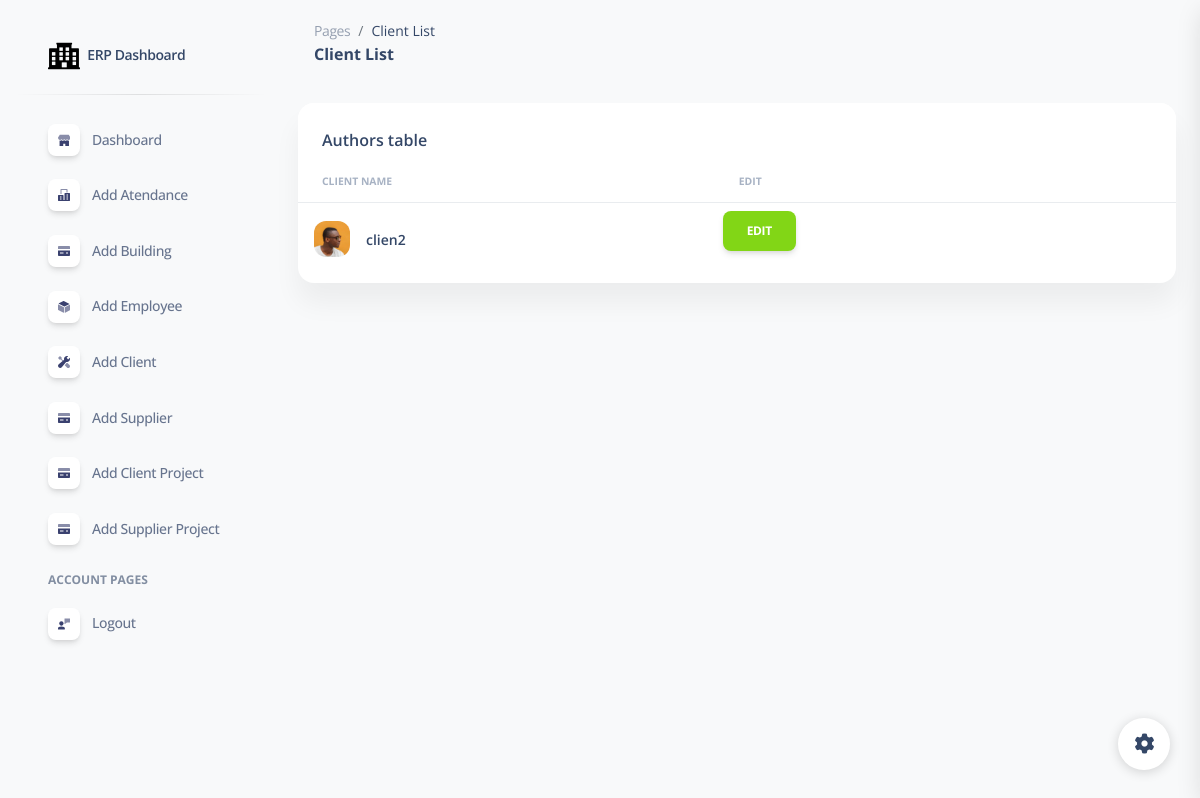
Before: /client_list/ (signed in) with the older database file.
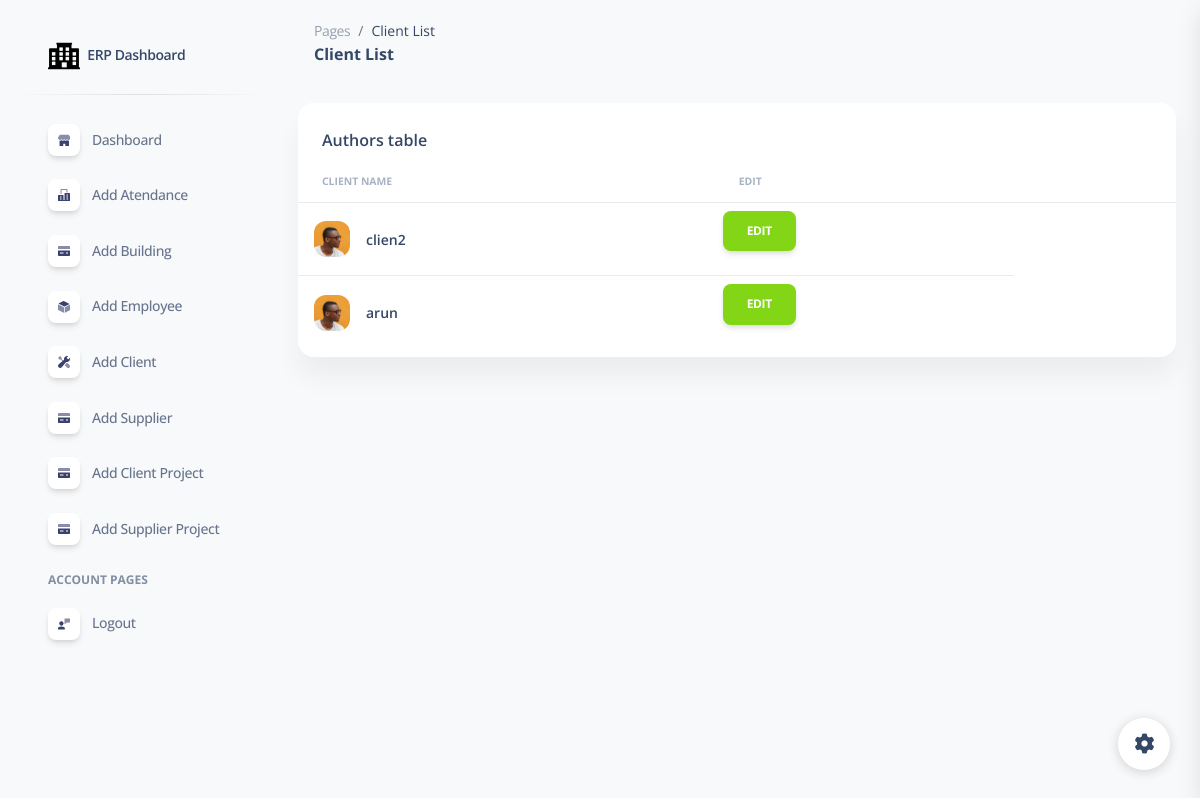
After: the same page with the newer database file.
### erpapp/models.py (models this page shows, shortened)
class Client(models.Model):
    clientname = models.CharField(max_length=255)

### erpapp/views.py (the view)
# urls.py: path('client_list/', client_list, name='client_list'),
@login_required
def client_list(request):
    clients = Client.objects.all()
    return render(request, 'client_list.html', {'clients': clients})

### erpapp/templates/client_list.html (shortened to what the changed rows need)
{% extends 'base.html' %}
{% load static %}
{% block content %}
<!DOCTYPE html>
<html lang="en">
<head>
  <link href="{% static  'css/nucleo-icons.css' %}" rel="stylesheet" />
  <link href="{% static  'css/nucleo-svg.css' %}" rel="stylesheet" />
  <link href="{% static '/css/nucleo-svg.css' %}" rel="stylesheet" />
  <link id="pagestyle" href="{% static 'css/soft-ui-dashboard.css' %}" rel="stylesheet" />
</head>
<body class="g-sidenav-show  bg-gray-100">
<main class="main-content position-relative max-height-vh-100 h-100 mt-1 border-radius-lg ">
    <div class="container-fluid py-4">
      <div class="row">
        <div class="col-12">
          <div class="card mb-4">
            <div class="card-body px-0 pt-0 pb-2">
              <div class="table-responsive p-0">
                <table class="table align-items-center mb-0">
                  <thead>
                    <tr>
                      <th class="text-uppercase text-secondary text-xxs font-weight-bolder opacity-7">Client Name</th>
                      <th class="text-uppercase text-secondary text-xxs font-weight-bolder opacity-7">Edit</th>
                      <th class="text-secondary opacity-7"></th>
                    </tr>
                  </thead>
                  <tbody>
                    {% for client in clients %}
                    <tr>
                      <td>
                        <div class="d-flex px-2 py-1">
                          <div>
                            <img src="{% static '/img/team-2.jpg' %}" class="avatar avatar-sm me-3" alt="user1">
                          </div>
                          <div class="d-flex flex-column justify-content-center">
                            <h6 class="mb-0 text-sm">{{ client.clientname }}</h6>
                          </div>
                        </div>
                      </td>
                      <td class="align-middle">
                        <a href="{% url 'edit_client' client.id %}" class="btn btn-success">Edit</a>
                      </td>
                    </tr>
                    {% endfor %}
                  </tbody>
                </table>
              </div>
            </div>
          </div>
        </div>
      </div>
{% endblock %}

Changed rows visible on the page:
added Client: clientname "arun"
